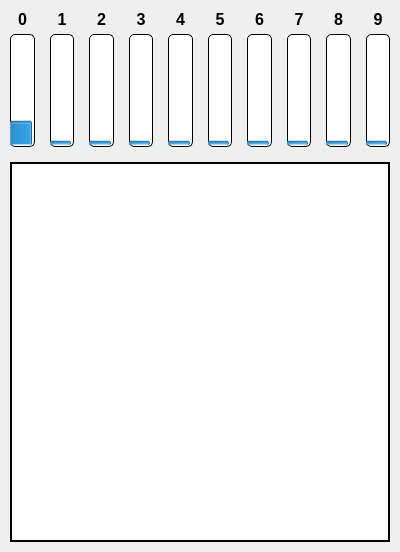
<?xml version="1.0" encoding="UTF-8"?>
<ui version="4.0">
 <class>MainWindow</class>
 <widget class="QMainWindow" name="MainWindow">
  <property name="geometry">
   <rect>
    <x>0</x>
    <y>0</y>
    <width>400</width>
    <height>552</height>
   </rect>
  </property>
  <property name="windowTitle">
   <string>MainWindow</string>
  </property>
  <widget class="QWidget" name="centralwidget">
   <layout class="QGridLayout" name="gridLayout" rowstretch="1,100,250" columnstretch="0">
    <property name="leftMargin">
     <number>10</number>
    </property>
    <property name="topMargin">
     <number>10</number>
    </property>
    <property name="rightMargin">
     <number>10</number>
    </property>
    <property name="bottomMargin">
     <number>10</number>
    </property>
    <property name="spacing">
     <number>5</number>
    </property>
    <item row="1" column="0">
     <layout class="QHBoxLayout" name="horizontalLayout">
      <property name="spacing">
       <number>15</number>
      </property>
      <property name="leftMargin">
       <number>0</number>
      </property>
      <property name="topMargin">
       <number>0</number>
      </property>
      <property name="rightMargin">
       <number>0</number>
      </property>
      <property name="bottomMargin">
       <number>10</number>
      </property>
      <item>
       <widget class="QProgressBar" name="progressBar_0">
        <property name="sizePolicy">
         <sizepolicy hsizetype="Minimum" vsizetype="Expanding">
          <horstretch>0</horstretch>
          <verstretch>0</verstretch>
         </sizepolicy>
        </property>
        <property name="font">
         <font>
          <pointsize>8</pointsize>
         </font>
        </property>
        <property name="styleSheet">
         <string notr="true">border: 1px solid black; border-radius: 5px;</string>
        </property>
        <property name="value">
         <number>19</number>
        </property>
        <property name="alignment">
         <set>Qt::AlignLeading|Qt::AlignLeft|Qt::AlignTop</set>
        </property>
        <property name="textVisible">
         <bool>false</bool>
        </property>
        <property name="orientation">
         <enum>Qt::Vertical</enum>
        </property>
       </widget>
      </item>
      <item>
       <widget class="QProgressBar" name="progressBar_1">
        <property name="sizePolicy">
         <sizepolicy hsizetype="Minimum" vsizetype="Expanding">
          <horstretch>0</horstretch>
          <verstretch>0</verstretch>
         </sizepolicy>
        </property>
        <property name="styleSheet">
         <string notr="true">border: 1px solid black; border-radius: 5px;</string>
        </property>
        <property name="value">
         <number>1</number>
        </property>
        <property name="alignment">
         <set>Qt::AlignCenter</set>
        </property>
        <property name="textVisible">
         <bool>false</bool>
        </property>
        <property name="orientation">
         <enum>Qt::Vertical</enum>
        </property>
       </widget>
      </item>
      <item>
       <widget class="QProgressBar" name="progressBar_2">
        <property name="sizePolicy">
         <sizepolicy hsizetype="Minimum" vsizetype="Expanding">
          <horstretch>0</horstretch>
          <verstretch>0</verstretch>
         </sizepolicy>
        </property>
        <property name="styleSheet">
         <string notr="true">border: 1px solid black; border-radius: 5px;</string>
        </property>
        <property name="value">
         <number>1</number>
        </property>
        <property name="alignment">
         <set>Qt::AlignCenter</set>
        </property>
        <property name="textVisible">
         <bool>false</bool>
        </property>
        <property name="orientation">
         <enum>Qt::Vertical</enum>
        </property>
       </widget>
      </item>
      <item>
       <widget class="QProgressBar" name="progressBar_3">
        <property name="sizePolicy">
         <sizepolicy hsizetype="Minimum" vsizetype="Expanding">
          <horstretch>0</horstretch>
          <verstretch>0</verstretch>
         </sizepolicy>
        </property>
        <property name="styleSheet">
         <string notr="true">border: 1px solid black; border-radius: 5px;</string>
        </property>
        <property name="value">
         <number>1</number>
        </property>
        <property name="alignment">
         <set>Qt::AlignCenter</set>
        </property>
        <property name="textVisible">
         <bool>false</bool>
        </property>
        <property name="orientation">
         <enum>Qt::Vertical</enum>
        </property>
       </widget>
      </item>
      <item>
       <widget class="QProgressBar" name="progressBar_4">
        <property name="sizePolicy">
         <sizepolicy hsizetype="Minimum" vsizetype="Expanding">
          <horstretch>0</horstretch>
          <verstretch>0</verstretch>
         </sizepolicy>
        </property>
        <property name="styleSheet">
         <string notr="true">border: 1px solid black; border-radius: 5px;</string>
        </property>
        <property name="value">
         <number>1</number>
        </property>
        <property name="alignment">
         <set>Qt::AlignCenter</set>
        </property>
        <property name="textVisible">
         <bool>false</bool>
        </property>
        <property name="orientation">
         <enum>Qt::Vertical</enum>
        </property>
       </widget>
      </item>
      <item>
       <widget class="QProgressBar" name="progressBar_5">
        <property name="sizePolicy">
         <sizepolicy hsizetype="Minimum" vsizetype="Expanding">
          <horstretch>0</horstretch>
          <verstretch>0</verstretch>
         </sizepolicy>
        </property>
        <property name="styleSheet">
         <string notr="true">border: 1px solid black; border-radius: 5px;</string>
        </property>
        <property name="value">
         <number>1</number>
        </property>
        <property name="alignment">
         <set>Qt::AlignCenter</set>
        </property>
        <property name="textVisible">
         <bool>false</bool>
        </property>
        <property name="orientation">
         <enum>Qt::Vertical</enum>
        </property>
       </widget>
      </item>
      <item>
       <widget class="QProgressBar" name="progressBar_6">
        <property name="sizePolicy">
         <sizepolicy hsizetype="Minimum" vsizetype="Expanding">
          <horstretch>0</horstretch>
          <verstretch>0</verstretch>
         </sizepolicy>
        </property>
        <property name="styleSheet">
         <string notr="true">border: 1px solid black; border-radius: 5px;</string>
        </property>
        <property name="value">
         <number>1</number>
        </property>
        <property name="alignment">
         <set>Qt::AlignCenter</set>
        </property>
        <property name="textVisible">
         <bool>false</bool>
        </property>
        <property name="orientation">
         <enum>Qt::Vertical</enum>
        </property>
       </widget>
      </item>
      <item>
       <widget class="QProgressBar" name="progressBar_7">
        <property name="sizePolicy">
         <sizepolicy hsizetype="Minimum" vsizetype="Expanding">
          <horstretch>0</horstretch>
          <verstretch>0</verstretch>
         </sizepolicy>
        </property>
        <property name="styleSheet">
         <string notr="true">border: 1px solid black; border-radius: 5px;</string>
        </property>
        <property name="value">
         <number>1</number>
        </property>
        <property name="alignment">
         <set>Qt::AlignCenter</set>
        </property>
        <property name="textVisible">
         <bool>false</bool>
        </property>
        <property name="orientation">
         <enum>Qt::Vertical</enum>
        </property>
       </widget>
      </item>
      <item>
       <widget class="QProgressBar" name="progressBar_8">
        <property name="sizePolicy">
         <sizepolicy hsizetype="Minimum" vsizetype="Expanding">
          <horstretch>0</horstretch>
          <verstretch>0</verstretch>
         </sizepolicy>
        </property>
        <property name="styleSheet">
         <string notr="true">border: 1px solid black; border-radius: 5px;</string>
        </property>
        <property name="value">
         <number>1</number>
        </property>
        <property name="alignment">
         <set>Qt::AlignCenter</set>
        </property>
        <property name="textVisible">
         <bool>false</bool>
        </property>
        <property name="orientation">
         <enum>Qt::Vertical</enum>
        </property>
       </widget>
      </item>
      <item>
       <widget class="QProgressBar" name="progressBar_9">
        <property name="sizePolicy">
         <sizepolicy hsizetype="Minimum" vsizetype="Expanding">
          <horstretch>0</horstretch>
          <verstretch>0</verstretch>
         </sizepolicy>
        </property>
        <property name="styleSheet">
         <string notr="true">border: 1px solid black; border-radius: 5px;</string>
        </property>
        <property name="value">
         <number>1</number>
        </property>
        <property name="alignment">
         <set>Qt::AlignCenter</set>
        </property>
        <property name="textVisible">
         <bool>false</bool>
        </property>
        <property name="orientation">
         <enum>Qt::Vertical</enum>
        </property>
       </widget>
      </item>
     </layout>
    </item>
    <item row="0" column="0">
     <layout class="QHBoxLayout" name="horizontalLayout_2">
      <property name="spacing">
       <number>15</number>
      </property>
      <property name="leftMargin">
       <number>0</number>
      </property>
      <property name="rightMargin">
       <number>0</number>
      </property>
      <item>
       <widget class="QLabel" name="label_0">
        <property name="font">
         <font>
          <family>Arial</family>
          <pointsize>12</pointsize>
          <weight>75</weight>
          <bold>true</bold>
         </font>
        </property>
        <property name="text">
         <string>0</string>
        </property>
        <property name="alignment">
         <set>Qt::AlignCenter</set>
        </property>
       </widget>
      </item>
      <item>
       <widget class="QLabel" name="label_1">
        <property name="font">
         <font>
          <family>Arial</family>
          <pointsize>12</pointsize>
          <weight>75</weight>
          <bold>true</bold>
         </font>
        </property>
        <property name="text">
         <string>1</string>
        </property>
        <property name="alignment">
         <set>Qt::AlignCenter</set>
        </property>
       </widget>
      </item>
      <item>
       <widget class="QLabel" name="label_2">
        <property name="font">
         <font>
          <family>Arial</family>
          <pointsize>12</pointsize>
          <weight>75</weight>
          <bold>true</bold>
         </font>
        </property>
        <property name="text">
         <string>2</string>
        </property>
        <property name="alignment">
         <set>Qt::AlignCenter</set>
        </property>
       </widget>
      </item>
      <item>
       <widget class="QLabel" name="label_3">
        <property name="font">
         <font>
          <family>Arial</family>
          <pointsize>12</pointsize>
          <weight>75</weight>
          <bold>true</bold>
         </font>
        </property>
        <property name="text">
         <string>3</string>
        </property>
        <property name="alignment">
         <set>Qt::AlignCenter</set>
        </property>
       </widget>
      </item>
      <item>
       <widget class="QLabel" name="label_4">
        <property name="font">
         <font>
          <family>Arial</family>
          <pointsize>12</pointsize>
          <weight>75</weight>
          <bold>true</bold>
         </font>
        </property>
        <property name="text">
         <string>4</string>
        </property>
        <property name="alignment">
         <set>Qt::AlignCenter</set>
        </property>
       </widget>
      </item>
      <item>
       <widget class="QLabel" name="label_6">
        <property name="font">
         <font>
          <family>Arial</family>
          <pointsize>12</pointsize>
          <weight>75</weight>
          <bold>true</bold>
         </font>
        </property>
        <property name="text">
         <string>5</string>
        </property>
        <property name="alignment">
         <set>Qt::AlignCenter</set>
        </property>
       </widget>
      </item>
      <item>
       <widget class="QLabel" name="label_5">
        <property name="font">
         <font>
          <family>Arial</family>
          <pointsize>12</pointsize>
          <weight>75</weight>
          <bold>true</bold>
         </font>
        </property>
        <property name="text">
         <string>6</string>
        </property>
        <property name="alignment">
         <set>Qt::AlignCenter</set>
        </property>
       </widget>
      </item>
      <item>
       <widget class="QLabel" name="label_7">
        <property name="font">
         <font>
          <family>Arial</family>
          <pointsize>12</pointsize>
          <weight>75</weight>
          <bold>true</bold>
         </font>
        </property>
        <property name="text">
         <string>7</string>
        </property>
        <property name="alignment">
         <set>Qt::AlignCenter</set>
        </property>
       </widget>
      </item>
      <item>
       <widget class="QLabel" name="label_8">
        <property name="font">
         <font>
          <family>Arial</family>
          <pointsize>12</pointsize>
          <weight>75</weight>
          <bold>true</bold>
         </font>
        </property>
        <property name="text">
         <string>8</string>
        </property>
        <property name="alignment">
         <set>Qt::AlignCenter</set>
        </property>
       </widget>
      </item>
      <item>
       <widget class="QLabel" name="label_9">
        <property name="font">
         <font>
          <family>Arial</family>
          <pointsize>12</pointsize>
          <weight>75</weight>
          <bold>true</bold>
         </font>
        </property>
        <property name="text">
         <string>9</string>
        </property>
        <property name="alignment">
         <set>Qt::AlignCenter</set>
        </property>
       </widget>
      </item>
     </layout>
    </item>
    <item row="2" column="0">
     <widget class="QWidget" name="widget" native="true">
      <property name="minimumSize">
       <size>
        <width>380</width>
        <height>380</height>
       </size>
      </property>
      <property name="mouseTracking">
       <bool>false</bool>
      </property>
      <property name="tabletTracking">
       <bool>false</bool>
      </property>
      <property name="styleSheet">
       <string notr="true">background-color: rgb(255, 255, 255); border: 2px solid black; padding: 10px;</string>
      </property>
     </widget>
    </item>
   </layout>
  </widget>
  <action name="actionNew">
   <property name="text">
    <string>New</string>
   </property>
  </action>
  <action name="actionOpen">
   <property name="text">
    <string>Open</string>
   </property>
  </action>
  <action name="actionSave">
   <property name="text">
    <string>Save</string>
   </property>
  </action>
  <action name="actionExit">
   <property name="text">
    <string>Exit</string>
   </property>
  </action>
 </widget>
 <resources/>
 <connections/>
</ui>
